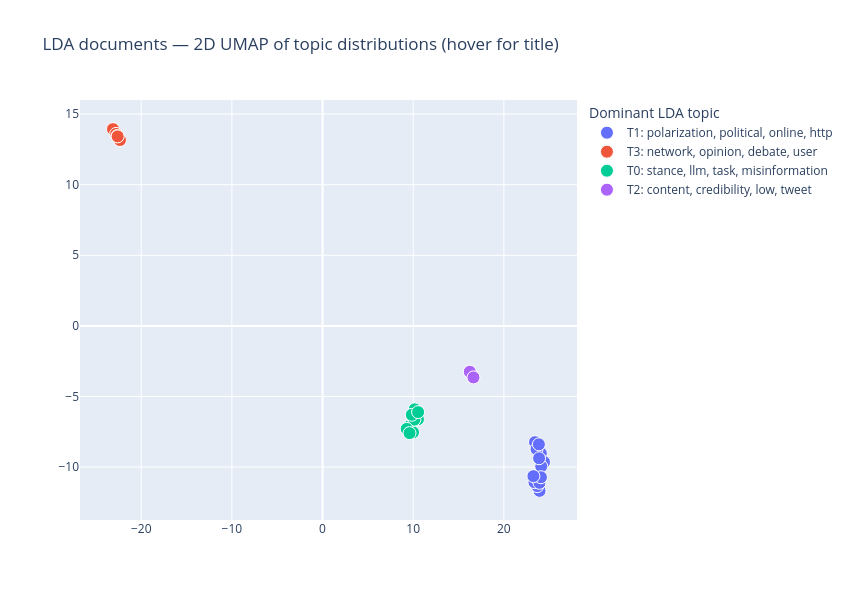
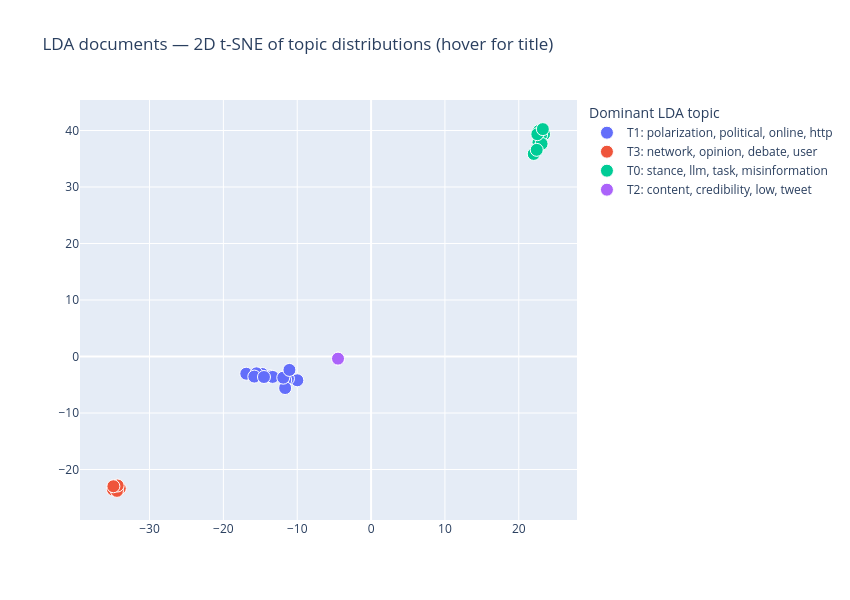

The code cell stored with these charts, in order, in its notebook:
### Markdown cell above
### Interactive document map

Each paper is one point, positioned by a 2D projection of its **LDA topic-distribution
vector** and colored by its **dominant topic**. Hover to read the paper title (plus the
model's confidence and year). Papers that sit close together share a similar topic mixture.
We show two layouts of the same data — **UMAP** and **t-SNE** — since neither is canonical on
so few points.

> This is a *document-level* view. The classic *topic-level* interactive LDA plot is
> [`pyLDAvis`](https://github.com/bmabey/pyLDAvis) (intertopic-distance map + per-topic term
> bars) — it shows topics rather than titles, so it complements this view. Say the word and
> I'll add a `pyLDAvis` cell too.

### Code cell
import textwrap
import plotly.express as px
from sklearn.manifold import TSNE

# Full doc-topic probability matrix (rows = papers, cols = topics).
doc_topic = np.zeros((len(bow_corpus), NUM_TOPICS))
for i, bow in enumerate(bow_corpus):
    for t, p in lda.get_document_topics(bow, minimum_probability=0):
        doc_topic[i, t] = p

# Human-readable label per topic from its top words (shared legend).
topic_words = {t: ", ".join(w for w, _ in lda.show_topic(t, topn=4)) for t in range(NUM_TOPICS)}
hover_titles = ["<br>".join(textwrap.wrap(str(t), 55)) for t in corpus["title"]]

def document_map(coords, method):
    df = pd.DataFrame({
        "x": coords[:, 0],
        "y": coords[:, 1],
        "Dominant topic": [f"T{t}: {topic_words[t]}" for t in corpus["lda_topic"]],
        "title": hover_titles,
        "confidence": doc_topic.max(axis=1).round(2),
        "year": corpus["year"].values,
    })
    fig = px.scatter(
        df, x="x", y="y", color="Dominant topic",
        hover_name="title",
        hover_data={"confidence": True, "year": True,
                    "x": False, "y": False, "Dominant topic": False},
        title=f"LDA documents — 2D {method} of topic distributions (hover for title)",
    )
    fig.update_traces(marker=dict(size=13, line=dict(width=1, color="white")))
    fig.update_layout(width=850, height=600, legend_title_text="Dominant LDA topic",
                      xaxis_title=None, yaxis_title=None)
    return fig

# UMAP layout (n_neighbors small for the tiny corpus).
umap_coords = UMAP(n_neighbors=5, min_dist=0.2, metric="cosine",
                   random_state=RANDOM_STATE).fit_transform(doc_topic)
document_map(umap_coords, "UMAP").show()

# t-SNE layout (perplexity must be < n_samples; small for 30 docs).
tsne_coords = TSNE(n_components=2, perplexity=5, metric="cosine",
                   init="random", random_state=RANDOM_STATE).fit_transform(doc_topic)
document_map(tsne_coords, "t-SNE").show()

### Figure 1 — Plotly figure (JSON) as saved in the notebook; plotly's stock layout.template omitted (floating-point values rounded to 4 significant figures)
{"data": [{"customdata": [[0.99, 2025, "T1: polarization, political, online, http"], [0.74, 2020, "T1: polarization, political, online, http"], [0.99, 2025, "T1: polarization, political, online, http"], [0.99, 2025, "T1: polarization, political, online, http"], [0.76, 2026, "T1: polarization, political, online, http"], [1, 2026, "T1: polarization, political, online, http"], [0.99, 2023, "T1: polarization, political, online, http"], [0.99, 2023, "T1: polarization, political, online, http"], [0.99, 2024, "T1: polarization, political, online, http"], [0.95, 2023, "T1: polarization, political, online, http"], [0.99, 2023, "T1: polarization, political, online, http"], [0.99, 2022, "T1: polarization, political, online, http"], [0.99, 2023, "T1: polarization, political, online, http"]], "hovertemplate": "<b>%{hovertext}</b><br><br>confidence=%{customdata[0]}<br>year=%{customdata[1]}<extra></extra>", "hovertext": ["Social media discourse as a window into energy<br>transition: Analyzing public perception of electric<br>vehicles on YouTube", "Opinion-based homogeneity on youtube: Combining<br>sentiment and social network analysis", "LLM-Supported Content Analysis of Motivated Reasoning<br>on Climate Change", "Good and Bad Science? Spanish-Speaking YouTube Users’<br>Comments on Science Content", "Measuring Social Media Polarization Using Large<br>Language Models and Heuristic Rules", "The Digital Trap: How Short Political Videos on TikTok<br>and Reels Lock Pakistani Youth into One-Sided Thinking", "Twitch as a privileged locus to analyze young people's<br>attitudes in the climate change debate: a quantitative<br>analysis", "Social Noise on Social Media and Users Perception of<br>Global Warming", "Cyber-echoes of climate crisis: Unraveling<br>anthropogenic climate change narratives on social media", "Conspiracy spillovers and geoengineering", "Do fossil fuel firms reframe online climate and<br>sustainability communication? A data-driven analysis", "Online opinions, sentiments and news framing of the<br>first nuclear referendum in Taiwan: a mix-method<br>approach", "Quantifying polarization across political groups on key<br>policy issues using sentiment analysis"], "legendgroup": "T1: polarization, political, online, http", "marker": {"color": "#636efa", "line": {"color": "white", "width": 1}, "size": 13, "symbol": "circle"}, "mode": "markers", "name": "T1: polarization, political, online, http", "orientation": "v", "showlegend": true, "type": "scatter", "x": [24.08, 23.94, 23.69, 23.38, 23.92, 23.44, 24.43, 24.13, 24.09, 23.26, 23.6, 23.86, 23.88], "xaxis": "x", "y": [-9.028, -11.69, -11.35, -11.07, -11.12, -8.235, -9.651, -9.954, -10.72, -10.64, -8.728, -8.391, -9.377], "yaxis": "y"}, {"customdata": [[0.99, 2025, "T3: network, opinion, debate, user"], [0.99, 2023, "T3: network, opinion, debate, user"], [0.73, 2025, "T3: network, opinion, debate, user"], [0.99, 2025, "T3: network, opinion, debate, user"], [0.99, 2024, "T3: network, opinion, debate, user"]], "hovertemplate": "<b>%{hovertext}</b><br><br>confidence=%{customdata[0]}<br>year=%{customdata[1]}<extra></extra>", "hovertext": ["Navigating the Map of Environmental-policy Narratives<br>and its Influence within the Conservation Network of<br>the Colombian-Peruvian Amazon", "Evolution of the Social Debate on Climate Crisis:<br>Insights from Twitter During the Conferences of the<br>Parties", "The ClimateCheck Shared Task: Scientific Fact-Checking<br>of Social Media Claims about Climate Change", "‘OPINION TREE’: A METHOD FOR MAPPING ONLINE DISCUSSIONS<br>BASED ON NEURAL-NETWORK TOPIC MODELING AND ABSTRACTIVE<br>SUMMARIZATION", "United in criticism: The discursive politics and<br>coalitions of Australian energy debates on social media"], "legendgroup": "T3: network, opinion, debate, user", "marker": {"color": "#EF553B", "line": {"color": "white", "width": 1}, "size": 13, "symbol": "circle"}, "mode": "markers", "name": "T3: network, opinion, debate, user", "orientation": "v", "showlegend": true, "type": "scatter", "x": [-22.35, -23.12, -22.78, -22.63, -22.6], "xaxis": "x", "y": [13.17, 13.94, 13.6, 13.45, 13.42], "yaxis": "y"}, {"customdata": [[0.99, 2022, "T0: stance, llm, task, misinformation"], [0.99, 2025, "T0: stance, llm, task, misinformation"], [0.77, 2026, "T0: stance, llm, task, misinformation"], [0.99, 2022, "T0: stance, llm, task, misinformation"], [0.99, 2025, "T0: stance, llm, task, misinformation"], [0.99, 2025, "T0: stance, llm, task, misinformation"], [0.99, 2025, "T0: stance, llm, task, misinformation"], [0.97, 2024, "T0: stance, llm, task, misinformation"], [0.99, 2026, "T0: stance, llm, task, misinformation"]], "hovertemplate": "<b>%{hovertext}</b><br><br>confidence=%{customdata[0]}<br>year=%{customdata[1]}<extra></extra>", "hovertext": ["Climate Change Myths Detection Using Dynamically<br>Weighted Ensemble Based Stance Classifier", "ClimateCheck2025: Multi-Stage Retrieval Meets LLMs for<br>Automated Scientfic Fact-Checking", "Longitudinal Trends in Global Climate Change Discourse<br>on Facebook", "A Multi-task Model for Sentiment Aided Stance Detection<br>of Climate Change Tweets", "WorthIt: Check-worthiness Estimation of Italian Social<br>Media Posts", "Enhancing LLMs for Governance with Human Oversight:<br>Evaluating and Aligning LLMs on Expert Classification<br>of Climate Misinformation for Detecting False or<br>Misleading Claims about Climate Change", "The impact of presentation modalities on perceived<br>accuracy and sharing of fake news: the role of<br>perceived diagnosticity and involvement", "From student observations to tweet data: climate change<br>in fake news", "Using Large Language Models to Detect and Debunk<br>Climate Change Misinformation"], "legendgroup": "T0: stance, llm, task, misinformation", "marker": {"color": "#00cc96", "line": {"color": "white", "width": 1}, "size": 13, "symbol": "circle"}, "mode": "markers", "name": "T0: stance, llm, task, misinformation", "orientation": "v", "showlegend": true, "type": "scatter", "x": [9.568, 10.52, 9.977, 10.13, 9.283, 10.16, 9.846, 9.594, 10.54], "xaxis": "x", "y": [-7.118, -6.613, -7.538, -6.64, -7.296, -5.911, -6.297, -7.596, -6.11], "yaxis": "y"}, {"customdata": [[0.98, 2023, "T2: content, credibility, low, tweet"], [0.99, 2024, "T2: content, credibility, low, tweet"], [0.99, 2024, "T2: content, credibility, low, tweet"]], "hovertemplate": "<b>%{hovertext}</b><br><br>confidence=%{customdata[0]}<br>year=%{customdata[1]}<extra></extra>", "hovertext": ["AI could create a perfect storm of climate<br>misinformation", "Evaluating Twitter’s algorithmic amplification of low-<br>credibility content: an observational study", "Quantifying the impact of misinformation and vaccine-<br>skeptical content on Facebook"], "legendgroup": "T2: content, credibility, low, tweet", "marker": {"color": "#ab63fa", "line": {"color": "white", "width": 1}, "size": 13, "symbol": "circle"}, "mode": "markers", "name": "T2: content, credibility, low, tweet", "orientation": "v", "showlegend": true, "type": "scatter", "x": [16.41, 16.24, 16.65], "xaxis": "x", "y": [-3.414, -3.248, -3.652], "yaxis": "y"}], "layout": {"height": 600, "legend": {"title": {"text": "Dominant LDA topic"}, "tracegroupgap": 0}, "title": {"text": "LDA documents — 2D UMAP of topic distributions (hover for title)"}, "width": 850, "xaxis": {"anchor": "y", "domain": [0, 1], "title": {}}, "yaxis": {"anchor": "x", "domain": [0, 1], "title": {}}}}

### Figure 2 — Plotly figure (JSON) as saved in the notebook; plotly's stock layout.template omitted (floating-point values rounded to 4 significant figures)
{"data": [{"customdata": [[0.99, 2025, "T1: polarization, political, online, http"], [0.74, 2020, "T1: polarization, political, online, http"], [0.99, 2025, "T1: polarization, political, online, http"], [0.99, 2025, "T1: polarization, political, online, http"], [0.76, 2026, "T1: polarization, political, online, http"], [1, 2026, "T1: polarization, political, online, http"], [0.99, 2023, "T1: polarization, political, online, http"], [0.99, 2023, "T1: polarization, political, online, http"], [0.99, 2024, "T1: polarization, political, online, http"], [0.95, 2023, "T1: polarization, political, online, http"], [0.99, 2023, "T1: polarization, political, online, http"], [0.99, 2022, "T1: polarization, political, online, http"], [0.99, 2023, "T1: polarization, political, online, http"]], "hovertemplate": "<b>%{hovertext}</b><br><br>confidence=%{customdata[0]}<br>year=%{customdata[1]}<extra></extra>", "hovertext": ["Social media discourse as a window into energy<br>transition: Analyzing public perception of electric<br>vehicles on YouTube", "Opinion-based homogeneity on youtube: Combining<br>sentiment and social network analysis", "LLM-Supported Content Analysis of Motivated Reasoning<br>on Climate Change", "Good and Bad Science? Spanish-Speaking YouTube Users’<br>Comments on Science Content", "Measuring Social Media Polarization Using Large<br>Language Models and Heuristic Rules", "The Digital Trap: How Short Political Videos on TikTok<br>and Reels Lock Pakistani Youth into One-Sided Thinking", "Twitch as a privileged locus to analyze young people's<br>attitudes in the climate change debate: a quantitative<br>analysis", "Social Noise on Social Media and Users Perception of<br>Global Warming", "Cyber-echoes of climate crisis: Unraveling<br>anthropogenic climate change narratives on social media", "Conspiracy spillovers and geoengineering", "Do fossil fuel firms reframe online climate and<br>sustainability communication? A data-driven analysis", "Online opinions, sentiments and news framing of the<br>first nuclear referendum in Taiwan: a mix-method<br>approach", "Quantifying polarization across political groups on key<br>policy issues using sentiment analysis"], "legendgroup": "T1: polarization, political, online, http", "marker": {"color": "#636efa", "line": {"color": "white", "width": 1}, "size": 13, "symbol": "circle"}, "mode": "markers", "name": "T1: polarization, political, online, http", "orientation": "v", "showlegend": true, "type": "scatter", "x": [-14.74, -9.987, -11.26, -11.63, -11.64, -16.9, -13.64, -13.33, -11.89, -11.06, -15.52, -15.81, -14.5], "xaxis": "x", "y": [-3.094, -4.212, -3.928, -4.165, -5.586, -3.045, -3.523, -3.612, -3.747, -2.375, -2.98, -3.558, -3.63], "yaxis": "y"}, {"customdata": [[0.99, 2025, "T3: network, opinion, debate, user"], [0.99, 2023, "T3: network, opinion, debate, user"], [0.73, 2025, "T3: network, opinion, debate, user"], [0.99, 2025, "T3: network, opinion, debate, user"], [0.99, 2024, "T3: network, opinion, debate, user"]], "hovertemplate": "<b>%{hovertext}</b><br><br>confidence=%{customdata[0]}<br>year=%{customdata[1]}<extra></extra>", "hovertext": ["Navigating the Map of Environmental-policy Narratives<br>and its Influence within the Conservation Network of<br>the Colombian-Peruvian Amazon", "Evolution of the Social Debate on Climate Crisis:<br>Insights from Twitter During the Conferences of the<br>Parties", "The ClimateCheck Shared Task: Scientific Fact-Checking<br>of Social Media Claims about Climate Change", "‘OPINION TREE’: A METHOD FOR MAPPING ONLINE DISCUSSIONS<br>BASED ON NEURAL-NETWORK TOPIC MODELING AND ABSTRACTIVE<br>SUMMARIZATION", "United in criticism: The discursive politics and<br>coalitions of Australian energy debates on social media"], "legendgroup": "T3: network, opinion, debate, user", "marker": {"color": "#EF553B", "line": {"color": "white", "width": 1}, "size": 13, "symbol": "circle"}, "mode": "markers", "name": "T3: network, opinion, debate, user", "orientation": "v", "showlegend": true, "type": "scatter", "x": [-34.03, -34.95, -34.41, -34.32, -34.9], "xaxis": "x", "y": [-23.34, -23.55, -23.79, -22.84, -22.97], "yaxis": "y"}, {"customdata": [[0.99, 2022, "T0: stance, llm, task, misinformation"], [0.99, 2025, "T0: stance, llm, task, misinformation"], [0.77, 2026, "T0: stance, llm, task, misinformation"], [0.99, 2022, "T0: stance, llm, task, misinformation"], [0.99, 2025, "T0: stance, llm, task, misinformation"], [0.99, 2025, "T0: stance, llm, task, misinformation"], [0.99, 2025, "T0: stance, llm, task, misinformation"], [0.97, 2024, "T0: stance, llm, task, misinformation"], [0.99, 2026, "T0: stance, llm, task, misinformation"]], "hovertemplate": "<b>%{hovertext}</b><br><br>confidence=%{customdata[0]}<br>year=%{customdata[1]}<extra></extra>", "hovertext": ["Climate Change Myths Detection Using Dynamically<br>Weighted Ensemble Based Stance Classifier", "ClimateCheck2025: Multi-Stage Retrieval Meets LLMs for<br>Automated Scientfic Fact-Checking", "Longitudinal Trends in Global Climate Change Discourse<br>on Facebook", "A Multi-task Model for Sentiment Aided Stance Detection<br>of Climate Change Tweets", "WorthIt: Check-worthiness Estimation of Italian Social<br>Media Posts", "Enhancing LLMs for Governance with Human Oversight:<br>Evaluating and Aligning LLMs on Expert Classification<br>of Climate Misinformation for Detecting False or<br>Misleading Claims about Climate Change", "The impact of presentation modalities on perceived<br>accuracy and sharing of fake news: the role of<br>perceived diagnosticity and involvement", "From student observations to tweet data: climate change<br>in fake news", "Using Large Language Models to Detect and Debunk<br>Climate Change Misinformation"], "legendgroup": "T0: stance, llm, task, misinformation", "marker": {"color": "#00cc96", "line": {"color": "white", "width": 1}, "size": 13, "symbol": "circle"}, "mode": "markers", "name": "T0: stance, llm, task, misinformation", "orientation": "v", "showlegend": true, "type": "scatter", "x": [22.67, 23.42, 22.03, 23.02, 23.09, 22.71, 22.51, 22.43, 23.26], "xaxis": "x", "y": [37.92, 39.35, 35.86, 39.19, 37.64, 39.91, 39.35, 36.58, 40.25], "yaxis": "y"}, {"customdata": [[0.98, 2023, "T2: content, credibility, low, tweet"], [0.99, 2024, "T2: content, credibility, low, tweet"], [0.99, 2024, "T2: content, credibility, low, tweet"]], "hovertemplate": "<b>%{hovertext}</b><br><br>confidence=%{customdata[0]}<br>year=%{customdata[1]}<extra></extra>", "hovertext": ["AI could create a perfect storm of climate<br>misinformation", "Evaluating Twitter’s algorithmic amplification of low-<br>credibility content: an observational study", "Quantifying the impact of misinformation and vaccine-<br>skeptical content on Facebook"], "legendgroup": "T2: content, credibility, low, tweet", "marker": {"color": "#ab63fa", "line": {"color": "white", "width": 1}, "size": 13, "symbol": "circle"}, "mode": "markers", "name": "T2: content, credibility, low, tweet", "orientation": "v", "showlegend": true, "type": "scatter", "x": [-4.478, -4.474, -4.478], "xaxis": "x", "y": [-0.3799, -0.3762, -0.3797], "yaxis": "y"}], "layout": {"height": 600, "legend": {"title": {"text": "Dominant LDA topic"}, "tracegroupgap": 0}, "title": {"text": "LDA documents — 2D t-SNE of topic distributions (hover for title)"}, "width": 850, "xaxis": {"anchor": "y", "domain": [0, 1], "title": {}}, "yaxis": {"anchor": "x", "domain": [0, 1], "title": {}}}}
